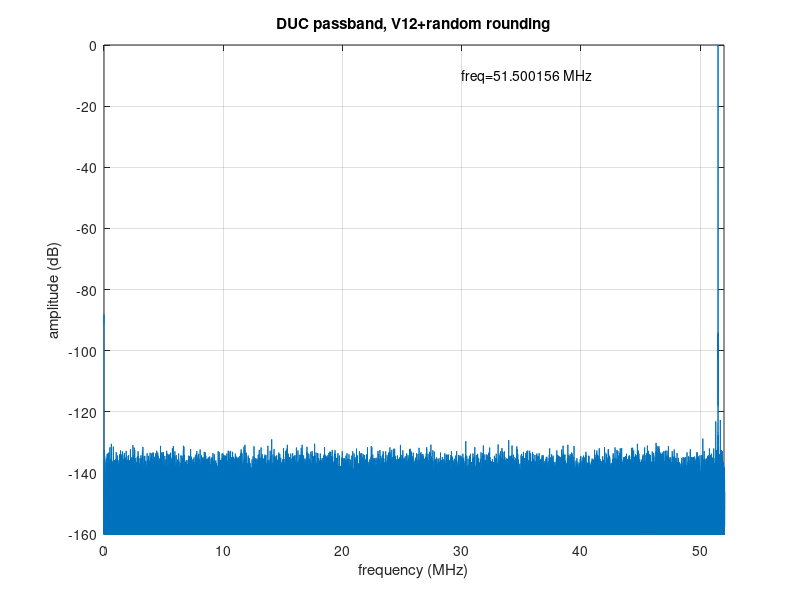
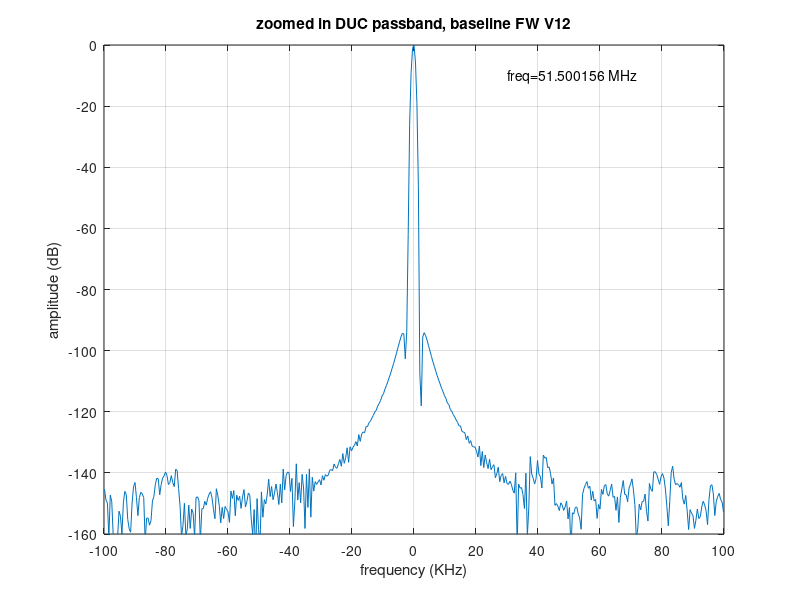

The MATLAB source for these figures, in order:
pkg load signal
clear all;
close all;
clc;


% load file; find length & sample rate
% file is now offset binary to read the DAC output dats
load('ducoffbindata.txt');
N=length(ducoffbindata);
offset = 32768*ones(N,1);
ducdata = ducoffbindata-offset;

%get X range, zero centred FFT
%freqvalues is the freq in MHz of each FFT bin
fs=122880000;
freqvalues = (-N/2:N/2-1)*(fs/N)*1e-6;

%window and FFT the data
window = nuttallwin(N);
%window = hanning(N);
windoweddata = window.*ducdata;
result = fft(windoweddata);
result = fftshift(result);

%convert to dB, 0dB=top
absolute = abs(result);

% get a 1 sided vector, stareting at DC
absolute1sided=absolute(N/2:N-1);
freqvalues1sided=freqvalues(N/2:N-1);
[largest, index]=max(absolute1sided);
ampl_dB = 20*log10(absolute1sided/largest);
freqoflargest=freqvalues1sided(index);

%plot result
figure(1);
plot(freqvalues1sided, ampl_dB);
yticks(-200:10:0);

xlabel("frequency");
ylabel("amplitude");
xticks (0:10:50);
yticks (-160:20:0);
xlim([0 52]);
ylim([-160 0]);
xlabel("frequency (MHz)");
ylabel("amplitude (dB)");
title('DUC passband, V12+random rounding');
text(30, -10,sprintf("freq=%f MHz", freqoflargest));
grid on;

% now work out a zoomed in view +/-XKHz either side of largest
% extent = amount either side, in Hz
fftbinwidth = fs/N;
extent = 100000;
extent_bins=extent/fftbinwidth;
freq_zoomed = (freqvalues1sided(index-extent_bins:index+extent_bins) - freqoflargest)*1000;
ampl_dB_zoomed = ampl_dB(index-extent_bins:index+extent_bins);

%plot zoomed result
figure(2);
plot(freq_zoomed, ampl_dB_zoomed);
yticks(-200:10:0);

xlabel("frequency");
ylabel("amplitude");
xticks (-100:20:100);
yticks (-160:20:0);
ylim([-160 0]);
xlabel("frequency (KHz)");
ylabel("amplitude (dB)");
title('zoomed in DUC passband, baseline FW V12');
text(30, -10,sprintf("freq=%f MHz", freqoflargest));
grid on;
